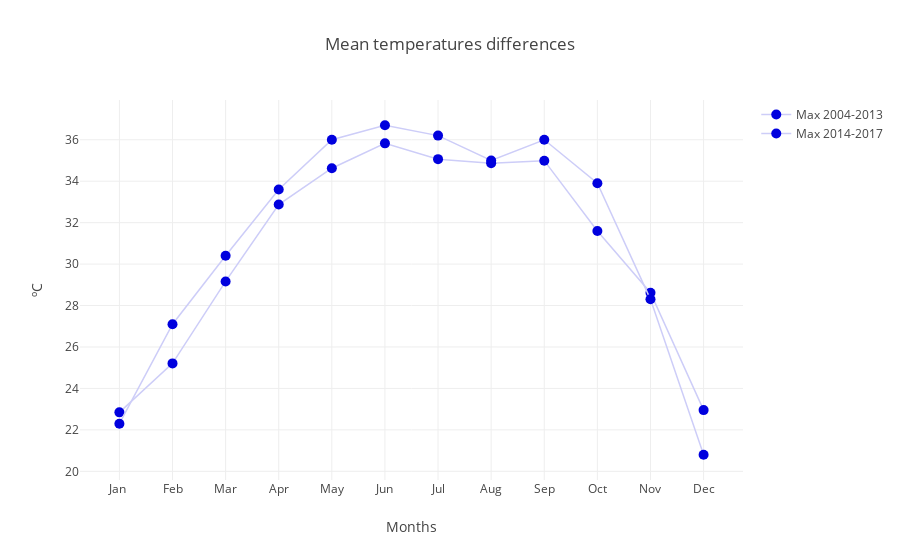

Notebook code for this chart:
### Code cell
#mean_years(df_aver_temp, 2011, 2017)
old_max = mean_years(df_aver_temp, 2004, 2014)
new_max = mean_years(df_aver_temp, 2015, 2017)
fig1 = graph_lines([old_max, new_max], "Mean temperatures differences", "Months", "ºC", ["Max 2004-2013", "Max 2014-2017", "Min 2004-2013", "Min 2014-2017", ])

years = range(2004, 2018)
graphs = []
legends = []
for i in years:
    graphs.append(mean_years(df_aver_temp, i, i))
    legends.append("Max " + str(i))
    legends.append("Min " + str(i))

fig = graph_lines(graphs, "Mean temperatures from 2004 to 2017", "Months", "mm", legends)
iplot(fig1)

### Figure 1 — Plotly figure (JSON) as saved in the notebook; plotly's stock layout.template omitted (floating-point values rounded to 4 significant figures)
{"data": [{"line": {"color": "rgb(205,205,248)", "width": 1.5}, "marker": {"color": "rgb(0,0,222)", "size": 10}, "mode": "lines+markers", "name": "Max 2004-2013", "x": ["Jan ", "Feb", "Mar", "Apr", "May", "Jun", "Jul", "Aug", "Sep", "Oct", "Nov", "Dec"], "y": [22.85, 25.21, 29.16, 32.87, 34.63, 35.83, 35.06, 34.86, 34.99, 31.6, 28.62, 22.95]}, {"line": {"color": "rgb(205,205,248)", "width": 1.5}, "marker": {"color": "rgb(0,0,222)", "size": 10}, "mode": "lines+markers", "name": "Max 2014-2017", "x": ["Jan ", "Feb", "Mar", "Apr", "May", "Jun", "Jul", "Aug", "Sep", "Oct", "Nov", "Dec"], "y": [22.3, 27.1, 30.4, 33.6, 36, 36.7, 36.2, 35, 36, 33.9, 28.3, 20.8]}], "layout": {"showlegend": true, "title": "Mean temperatures differences", "xaxis": {"title": "Months"}, "yaxis": {"title": "ºC"}}}
